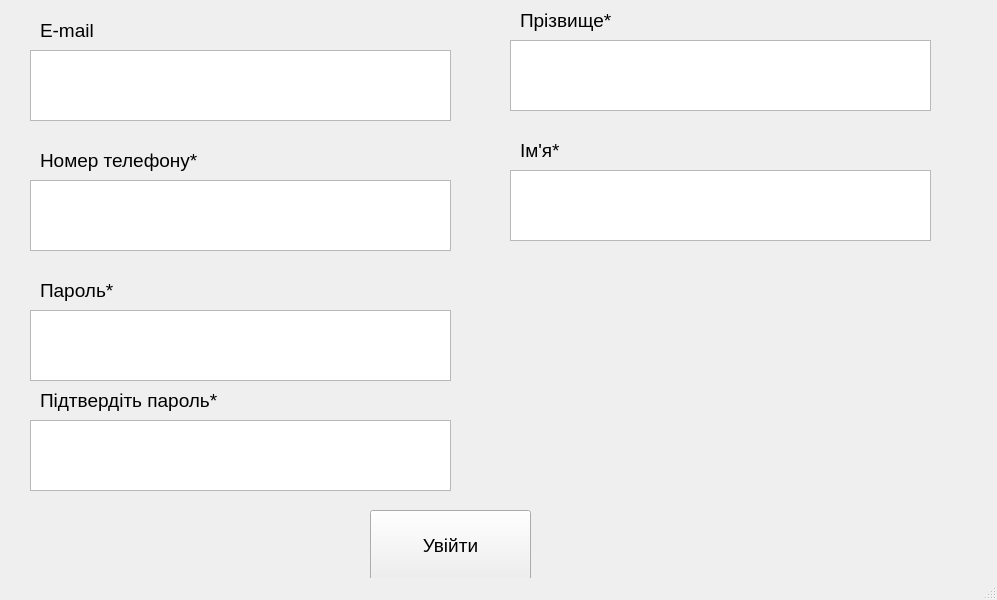
<?xml version="1.0" encoding="UTF-8"?>
<ui version="4.0">
 <class>win_sing_up</class>
 <widget class="QMainWindow" name="win_sing_up">
  <property name="geometry">
   <rect>
    <x>0</x>
    <y>0</y>
    <width>997</width>
    <height>600</height>
   </rect>
  </property>
  <property name="windowTitle">
   <string>Реєстрація</string>
  </property>
  <widget class="QWidget" name="centralwidget">
   <widget class="QLabel" name="label_2">
    <property name="geometry">
     <rect>
      <x>40</x>
      <y>390</y>
      <width>191</width>
      <height>21</height>
     </rect>
    </property>
    <property name="font">
     <font>
      <pointsize>14</pointsize>
     </font>
    </property>
    <property name="text">
     <string>Підтвердіть пароль*</string>
    </property>
    <property name="textFormat">
     <enum>Qt::AutoText</enum>
    </property>
    <property name="scaledContents">
     <bool>false</bool>
    </property>
   </widget>
   <widget class="QTextEdit" name="te_email">
    <property name="geometry">
     <rect>
      <x>30</x>
      <y>50</y>
      <width>421</width>
      <height>71</height>
     </rect>
    </property>
   </widget>
   <widget class="QLabel" name="label">
    <property name="geometry">
     <rect>
      <x>40</x>
      <y>20</y>
      <width>311</width>
      <height>21</height>
     </rect>
    </property>
    <property name="font">
     <font>
      <pointsize>14</pointsize>
     </font>
    </property>
    <property name="text">
     <string>E-mail</string>
    </property>
    <property name="textFormat">
     <enum>Qt::AutoText</enum>
    </property>
    <property name="scaledContents">
     <bool>false</bool>
    </property>
   </widget>
   <widget class="QTextEdit" name="te_confirm_pass">
    <property name="geometry">
     <rect>
      <x>30</x>
      <y>420</y>
      <width>421</width>
      <height>71</height>
     </rect>
    </property>
   </widget>
   <widget class="QPushButton" name="btn_login">
    <property name="geometry">
     <rect>
      <x>370</x>
      <y>510</y>
      <width>161</width>
      <height>71</height>
     </rect>
    </property>
    <property name="font">
     <font>
      <pointsize>14</pointsize>
     </font>
    </property>
    <property name="text">
     <string>Увійти</string>
    </property>
   </widget>
   <widget class="QTextEdit" name="te_phone_number">
    <property name="geometry">
     <rect>
      <x>30</x>
      <y>180</y>
      <width>421</width>
      <height>71</height>
     </rect>
    </property>
   </widget>
   <widget class="QLabel" name="label_3">
    <property name="geometry">
     <rect>
      <x>40</x>
      <y>150</y>
      <width>311</width>
      <height>21</height>
     </rect>
    </property>
    <property name="font">
     <font>
      <pointsize>14</pointsize>
     </font>
    </property>
    <property name="text">
     <string>Номер телефону*</string>
    </property>
    <property name="textFormat">
     <enum>Qt::AutoText</enum>
    </property>
    <property name="scaledContents">
     <bool>false</bool>
    </property>
   </widget>
   <widget class="QLabel" name="label_4">
    <property name="geometry">
     <rect>
      <x>40</x>
      <y>280</y>
      <width>101</width>
      <height>21</height>
     </rect>
    </property>
    <property name="font">
     <font>
      <pointsize>14</pointsize>
     </font>
    </property>
    <property name="text">
     <string>Пароль*</string>
    </property>
    <property name="textFormat">
     <enum>Qt::AutoText</enum>
    </property>
    <property name="scaledContents">
     <bool>false</bool>
    </property>
   </widget>
   <widget class="QTextEdit" name="te_pass">
    <property name="geometry">
     <rect>
      <x>30</x>
      <y>310</y>
      <width>421</width>
      <height>71</height>
     </rect>
    </property>
   </widget>
   <widget class="QTextEdit" name="te_first_name">
    <property name="geometry">
     <rect>
      <x>510</x>
      <y>40</y>
      <width>421</width>
      <height>71</height>
     </rect>
    </property>
   </widget>
   <widget class="QLabel" name="label_5">
    <property name="geometry">
     <rect>
      <x>520</x>
      <y>10</y>
      <width>311</width>
      <height>21</height>
     </rect>
    </property>
    <property name="font">
     <font>
      <pointsize>14</pointsize>
     </font>
    </property>
    <property name="text">
     <string>Прізвище*</string>
    </property>
    <property name="textFormat">
     <enum>Qt::AutoText</enum>
    </property>
    <property name="scaledContents">
     <bool>false</bool>
    </property>
   </widget>
   <widget class="QLabel" name="label_6">
    <property name="geometry">
     <rect>
      <x>520</x>
      <y>140</y>
      <width>311</width>
      <height>21</height>
     </rect>
    </property>
    <property name="font">
     <font>
      <pointsize>14</pointsize>
     </font>
    </property>
    <property name="text">
     <string>Ім'я*</string>
    </property>
    <property name="textFormat">
     <enum>Qt::AutoText</enum>
    </property>
    <property name="scaledContents">
     <bool>false</bool>
    </property>
   </widget>
   <widget class="QTextEdit" name="te_last_name">
    <property name="geometry">
     <rect>
      <x>510</x>
      <y>170</y>
      <width>421</width>
      <height>71</height>
     </rect>
    </property>
   </widget>
  </widget>
  <widget class="QStatusBar" name="statusbar"/>
 </widget>
 <resources/>
 <connections/>
</ui>
